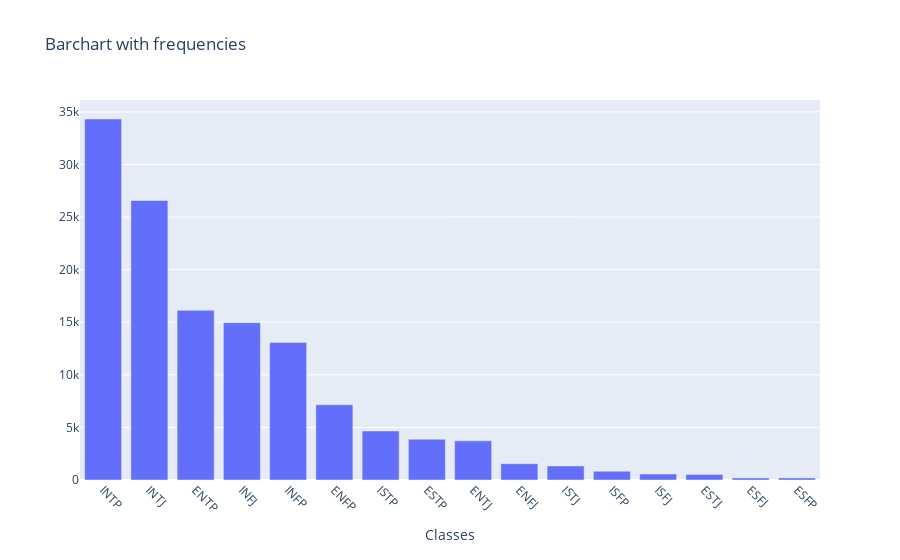

Here is the notebook cell this chart was saved with:
### Markdown cell above
## Find imbalanced classes

### Code cell
# observe each class' distribution
freqs = data['class'].value_counts().tolist()
data_classes = data['class'].value_counts().index.tolist()

plot_data(data_classes, freqs)

### Figure 1 — Plotly figure (JSON) as saved in the notebook; plotly's stock layout.template omitted (floating-point values rounded to 4 significant figures)
{"data": [{"type": "bar", "x": ["INTP", "INTJ", "ENTP", "INFJ", "INFP", "ENFP", "ISTP", "ESTP", "ENTJ", "ENFJ", "ISTJ", "ISFP", "ISFJ", "ESTJ", "ESFJ", "ESFP"], "y": [34324, 26579, 16135, 14962, 13085, 7153, 4659, 3879, 3722, 1551, 1333, 834, 570, 528, 200, 200]}], "layout": {"title": {"text": "Barchart with frequencies"}, "xaxis": {"tickangle": 45, "title": {"text": "Classes"}}}}
